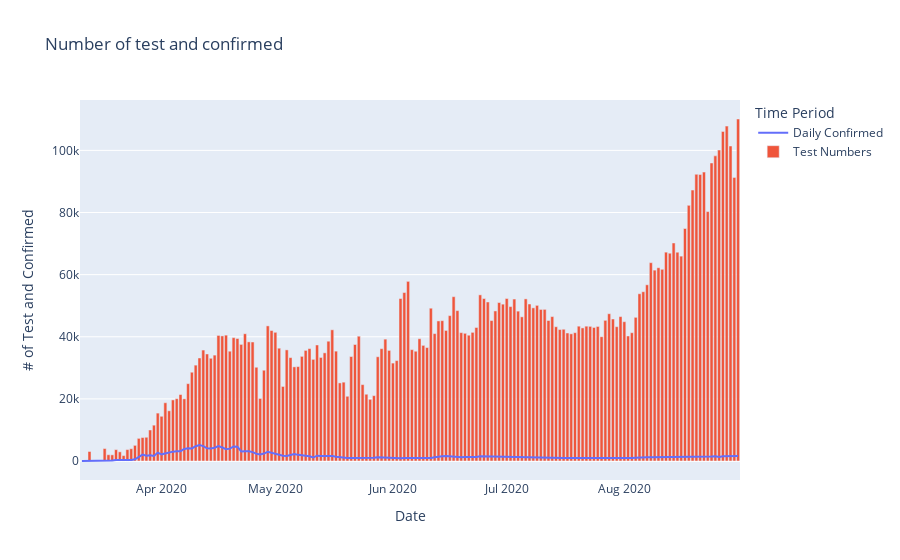

The code cell stored with this chart in its notebook:
### Markdown cell above
Sütun ve çizgi grafiğinin bir arada kullanıldığı aşağıdaki görselde ise test sayısı ile günlük vaka sayısı arasındaki korelasyonu göstermektedir. Başlangıçta az olan test sayısı belirli bir süre zarfında 20000 ile 50000 arasında değişirken özellikle 4 Ağustostan itibaren hızlı şekilde arttığını 19 Ağustosta zirve noktaya ulaştığını görüyoruz.
Sütun grafiği için plotly.express.line.add_bar() fonksiyonu kullanıldı.

### Code cell
#plotting number of test and number of confirmed patients 
fig = px.line(x=df.index,y=df['DailyConfirmed'], color=px.Constant("Daily Confirmed"),
             labels=dict(x="Date", y="# of Test and Confirmed", color="Time Period"),
            title = 'Number of test and confirmed')
fig.add_bar(x=df.index,y=df['Test_numbers'], name="Test Numbers")
fig.show()

### Figure 1 — Plotly figure (JSON) as saved in the notebook; plotly's stock layout.template omitted (floating-point values rounded to 4 significant figures; data arrays with more than 128 entries replaced by an {"elided": "..."} marker saying what was removed)
{"data": [{"hovertemplate": "Time Period=Daily Confirmed<br>Date=%{x}<br># of Test and Confirmed=%{y}<extra></extra>", "legendgroup": "Daily Confirmed", "line": {"color": "#636efa", "dash": "solid"}, "mode": "lines", "name": "Daily Confirmed", "orientation": "v", "showlegend": true, "type": "scatter", "x": {"elided": "174 str values"}, "xaxis": "x", "y": {"elided": "174 int values"}, "yaxis": "y"}, {"name": "Test Numbers", "type": "bar", "x": {"elided": "174 str values"}, "y": {"elided": "174 int values"}}], "layout": {"legend": {"title": {"text": "Time Period"}, "tracegroupgap": 0}, "title": {"text": "Number of test and confirmed"}, "xaxis": {"anchor": "y", "domain": [0, 1], "title": {"text": "Date"}}, "yaxis": {"anchor": "x", "domain": [0, 1], "title": {"text": "# of Test and Confirmed"}}}}
